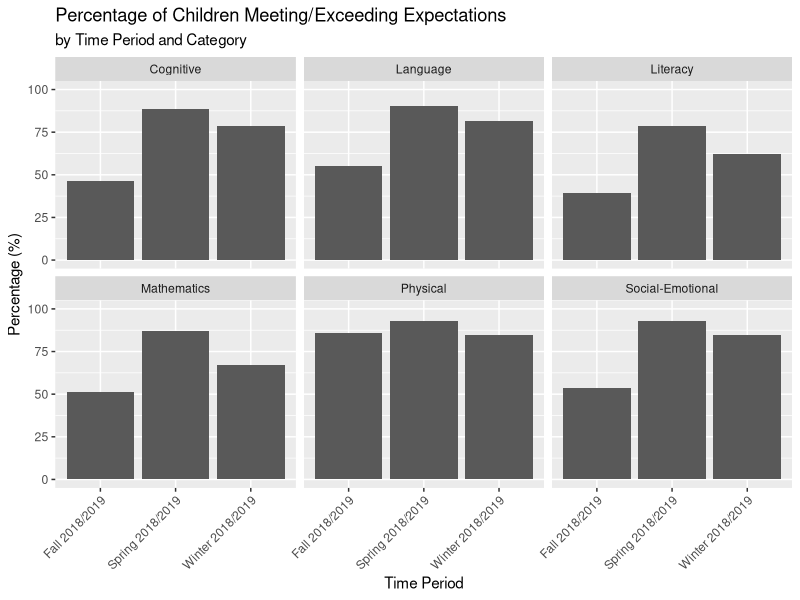

Recreate this plot in R.
## ---- chunk 1
library(tidyverse)
library(broom)
library(readxl)
library(dplyr)
library(skimr)
## ---- chunk 2
prof_2018_2019 <- read_excel("../data/ignore/file_show.xlsx")
## ---- chunk 3
glimpse(prof_2018_2019)
## ---- chunk 4
skim(prof_2018_2019)
## ---- chunk 5
categorized_data_2018_2019 <- prof_2018_2019 |>
  group_by(`Time Period`, `Category`) |>
  summarise(
    `Total # Children` = sum(`# Children`, na.rm = TRUE), 
    `Meeting / Exceeding Children` = sum(`# Meeting / Exceeding`, na.rm = TRUE), 
    `% percentage` = round(`Meeting / Exceeding Children` / `Total # Children` * 100, 2),
    .groups = "drop"
  )
## ---- chunk 6
ggplot(categorized_data_2018_2019, aes(x = `Time Period`, y = `% percentage`)) +
  geom_col() +
  facet_wrap(~ `Category`) +
  ylim(0, 100) +
  labs(
    title = "Percentage of Children Meeting/Exceeding Expectations",
    subtitle = "by Time Period and Category",
    x = "Time Period",
    y = "Percentage (%)"
  ) + 
  theme(axis.text.x = element_text(angle = 45, hjust = 1))
## ---- chunk 7
library(tidyverse)

# Check which datasets exist
datasets_needed <- c("X2018_2019", "X2020_2021", "X2021_2022", "X2022_2023", "X2023_2024", "X2024_2025")
existing_data <- datasets_needed[sapply(datasets_needed, exists)]
missing_data <- datasets_needed[!sapply(datasets_needed, exists)]

print("Datasets found:")
print(existing_data)
print("Datasets missing:")
print(missing_data)

# If data is missing, show available objects
if(length(missing_data) > 0) {
  print("Available objects in environment:")
  print(ls())
}
## ---- chunk 8
library(tidyverse)
library(readxl)
